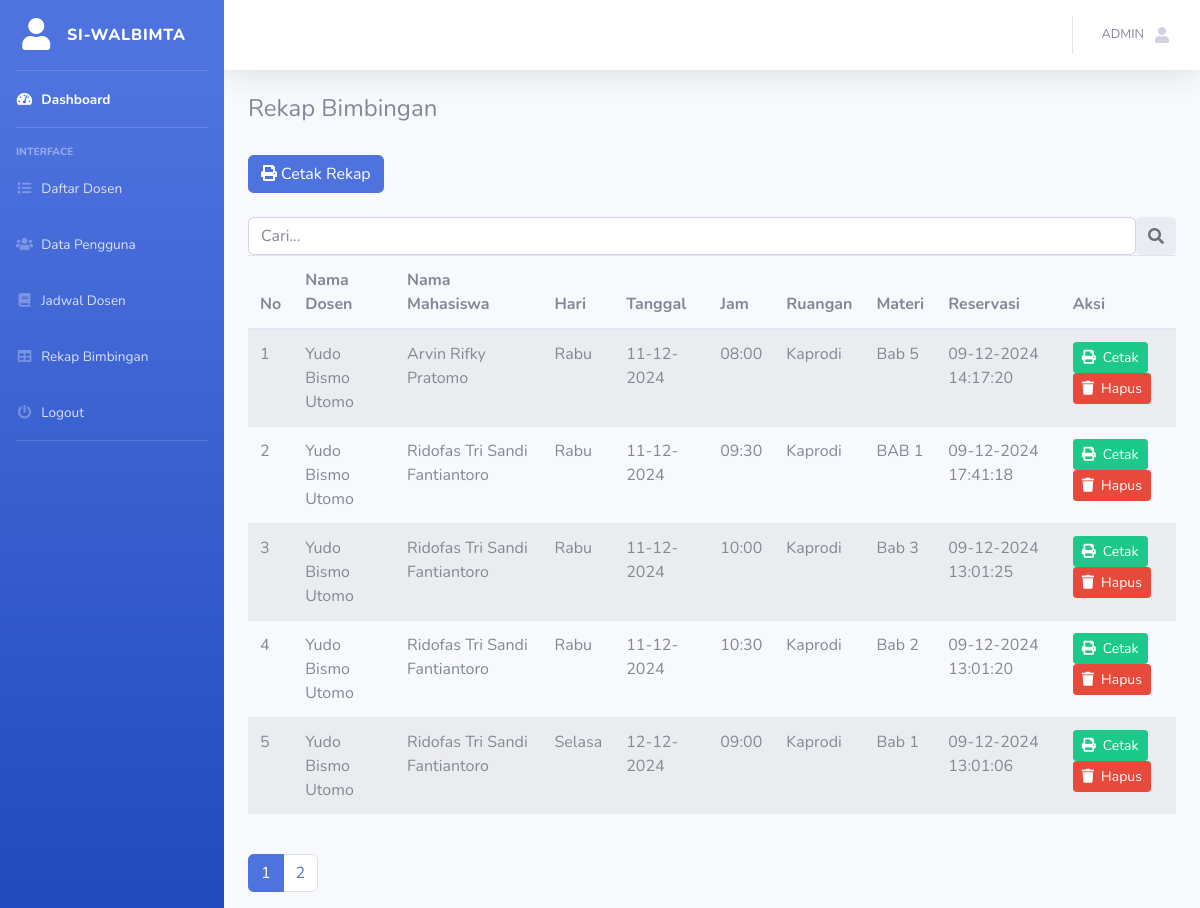
The app's page /admin/rekap_bimbingan.php (signed in) with its own data.
### tables this page shows
CREATE TABLE `jadwal_bimbingan` (
  `id` int(11) NOT NULL,
  `id_user` varchar(255) NOT NULL,
  `nama_dosen` varchar(255) NOT NULL,
  `nama_mahasiswa` varchar(255) NOT NULL,
  `npm` varchar(255) NOT NULL,
  `hari` varchar(255) NOT NULL,
  `tanggal` date NOT NULL,
  `jam` varchar(255) NOT NULL,
  `ruangan` varchar(255) NOT NULL,
  `materi` text NOT NULL,
  `created_at` timestamp NOT NULL DEFAULT current_timestamp() ON UPDATE current_timestamp()
);

### admin/rekap_bimbingan.php (the view, shortened to what this page needs)
<?php
include 'header.php';
require '../assets/conn/koneksi.php';
$query = "
    SELECT
        jb.id,
        jb.nama_dosen,
        jb.nama_mahasiswa,
        jb.hari,
        jb.tanggal,
        jb.jam,
        jb.ruangan,
        jb.materi,
        jb.created_at
    FROM jadwal_bimbingan jb
    ORDER BY jb.hari, jb.jam
";
$result = mysqli_query($koneksi, $query);
?>
<div id="wrapper">
    <?php include 'sidebar.php'; ?>
    <div id="content-wrapper" class="d-flex flex-column">
        <div id="content">
            <?php include 'navbar.php'; ?>
            <div class="container-fluid">
                <h4>Rekap Bimbingan</h4><br>
                <div>
                    <a href="cetak.php" class="btn btn-primary" target="_blank"><i class="fas fa-print">&nbsp;</i>Cetak
                        Rekap</a>
                </div><br>
                <div class="input-group rounded">
                    <input type="search" class="form-control rounded" id="search-input" placeholder="Cari... "
                        aria-label="Search" aria-describedby="search-addon" />
                    <span class="input-group-text border-0" id="search-addon">
                        <i class="fas fa-search"></i>
                    </span>
                </div>
                <div class="d-sm-flex align-items-center justify-content-between mb-4">
                    <div class="table-responsive">
                        <table class="table table-striped" id="jadwal-table">
                            <thead>
                                <tr>
                                    <th>No</th>
                                    <th>Nama Dosen</th>
                                    <th>Nama Mahasiswa</th>
                                    <th>Hari</th>
                                    <th>Tanggal</th>
                                    <th>Jam</th>
                                    <th>Ruangan</th>
                                    <th>Materi</th>
                                    <th>Reservasi</th>
                                    <th>Aksi</th>
                                </tr>
                            </thead>
                            <tbody>
                                <?php
                            $no = 1;
                            while ($row = mysqli_fetch_assoc($result)) : ?>
                                <tr>
                                    <td><?= $no++; ?></td>
                                    <td><?= htmlspecialchars($row['nama_dosen']); ?></td>
                                    <td><?= htmlspecialchars($row['nama_mahasiswa']); ?></td>
                                    <td><?= htmlspecialchars($row['hari']); ?></td>
                                    <td><?= htmlspecialchars(date('d-m-Y', strtotime($row['tanggal']))); ?></td>
                                    <td><?= htmlspecialchars($row['jam']); ?></td>
                                    <td><?= htmlspecialchars($row['ruangan']); ?></td>
                                    <td><?= htmlspecialchars($row['materi']); ?></td>
                                    <td><?= htmlspecialchars(date('d-m-Y H:i:s', strtotime($row['created_at']))); ?>
                                    </td>
                                    <td>
                                        <a href="cetak2.php?id=<?= urlencode($row['id']); ?>"
                                            class="btn btn-success btn-sm">
                                            <i class="fas fa-print">&nbsp;</i>
                                            Cetak
                                        </a>
                                        <a href="hapus_rekap.php?id=<?= urlencode($row['id']); ?>"
                                            class="btn btn-danger btn-sm"
                                            onclick="return confirm('Apakah Anda yakin ingin menghapus data ini?')">
                                            <i class="fas fa-trash">&nbsp;</i>
                                            Hapus
                                        </a>
                                    </td>
                                </tr>
                                <?php endwhile; ?>
                            </tbody>
                        </table>
                    </div>
                </div>
                <nav aria-label="Page navigation example">
                    <ul class="pagination" id="pagination">
                    </ul>
                </nav>
            </div>
        </div>
    </div>
</div>

### admin/header.php (shortened to what this page needs)
<!DOCTYPE html>
<html lang="en">
<head>
    <link href="../assets/adminT/vendor/fontawesome-free/css/all.min.css" rel="stylesheet" type="text/css">
    <link href="../assets/adminT/css/sb-admin-2.min.css" rel="stylesheet">
</head>
<body id="page-top">
</body>
</html>

### admin/sidebar.php (shortened to what this page needs)
<ul class="navbar-nav bg-gradient-primary sidebar sidebar-dark accordion" id="accordionSidebar">
    <a class="sidebar-brand d-flex align-items-center justify-content-center" href="dashboard.php">
        <div class="sidebar-brand-icon">
            <i class="fas fa-user"></i>
        </div>
        <div class="sidebar-brand-text mx-3">SI-WALBIMTA</div>
    </a>
    <hr class="sidebar-divider my-0">
    <li class="nav-item active">
        <a class="nav-link" href="dashboard.php">
            <i class="fas fa-fw fa-tachometer-alt"></i>
            <span>Dashboard</span></a>
    </li>
    <hr class="sidebar-divider">
    <div class="sidebar-heading">
        Interface
    </div>
    <li class="nav-item">
        <a class="nav-link" href="daftar_dosen.php">
            <i class="fas fa-fw fa-list"></i>
            <span>Daftar Dosen</span>
        </a>
    </li>
    <li class="nav-item">
        <a class="nav-link" href="datauser.php">
            <i class="fas fa-fw fa-users"></i>
            <span>Data Pengguna</span>
        </a>
    </li>
    <li class="nav-item">
        <a class="nav-link" href="daftar_jadwal_dosen.php">
            <i class="fas fa-fw fa-book"></i>
            <span>Jadwal Dosen</span>
        </a>
    </li>
    <li class="nav-item">
        <a class="nav-link" href="rekap_bimbingan.php">
            <i class="fas fa-fw fa-table"></i>
            <span>Rekap Bimbingan</span></a>
    </li>
    <li class="nav-item">
        <a class="nav-link" href="#" data-toggle="modal" data-target="#logoutModal">
            <i class="fas fa-fw fa-power-off"></i>
            <span>Logout</span></a>
    </li>
    <hr class="sidebar-divider d-none d-md-block">
</ul>

### admin/navbar.php (shortened to what this page needs)
<nav class="navbar navbar-expand navbar-light bg-white topbar mb-4 static-top shadow">
    <ul class="navbar-nav ml-auto">
        <li class="nav-item dropdown no-arrow">
            <a class="nav-link dropdown-toggle" href="#" id="userDropdown" role="button" data-toggle="dropdown"
                aria-haspopup="true" aria-expanded="false">
                <span class="mr-2 d-none d-lg-inline text-gray-600 small">ADMIN</span>
                <i class="fas fa-fw fa-user"></i>
            </a>
        </li>
    </ul>
</nav>

### records on screen
jadwal_bimbingan: nama_dosen "Yudo Bismo Utomo", nama_mahasiswa "Arvin Rifky Pratomo", hari "Rabu", tanggal "11-12-2024", jam "08:00", ruangan "Kaprodi", materi "Bab 5", created_at "09-12-2024 14:17:20"
jadwal_bimbingan: nama_dosen "Yudo Bismo Utomo", nama_mahasiswa "Ridofas Tri Sandi Fantiantoro", hari "Rabu", tanggal "11-12-2024", jam "09:30", ruangan "Kaprodi", materi "BAB 1", created_at "09-12-2024 17:41:18"
jadwal_bimbingan: nama_dosen "Yudo Bismo Utomo", nama_mahasiswa "Ridofas Tri Sandi Fantiantoro", hari "Rabu", tanggal "11-12-2024", jam "10:00", ruangan "Kaprodi", materi "Bab 3", created_at "09-12-2024 13:01:25"
jadwal_bimbingan: nama_dosen "Yudo Bismo Utomo", nama_mahasiswa "Ridofas Tri Sandi Fantiantoro", hari "Rabu", tanggal "11-12-2024", jam "10:30", ruangan "Kaprodi", materi "Bab 2", created_at "09-12-2024 13:01:20"
jadwal_bimbingan: nama_dosen "Yudo Bismo Utomo", nama_mahasiswa "Ridofas Tri Sandi Fantiantoro", hari "Selasa", tanggal "12-12-2024", jam "09:00", ruangan "Kaprodi", materi "Bab 1", created_at "09-12-2024 13:01:06"
